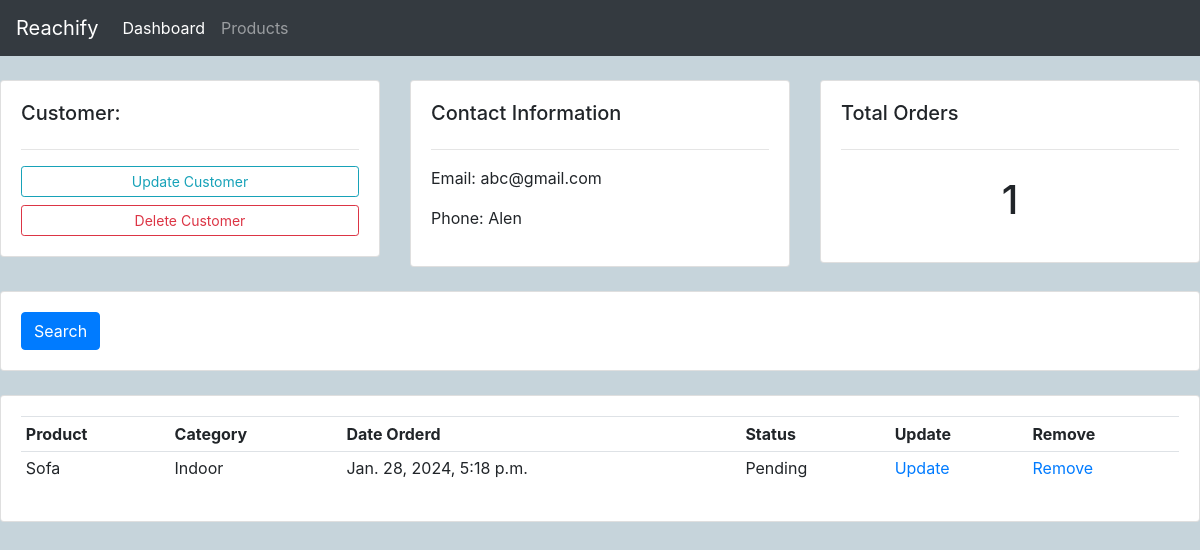
The app's page /customer/2/, older data.
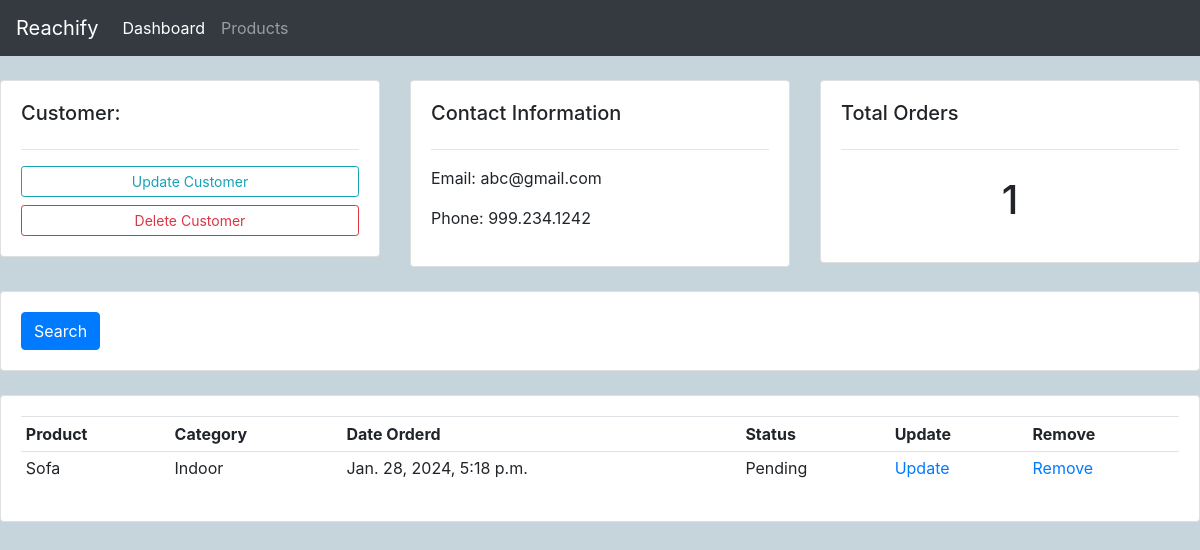
The same page, newer data.
### accounts/models.py (models this page shows, shortened)
class Customer(models.Model):
    name = models.CharField(max_length=200, null=True)
    phone = models.CharField(max_length=200, null=True)
    email = models.CharField(max_length=200, null=True)
    data_created = models.DateTimeField(auto_now_add=True, null=True) # Allows us to create the date and time when an instance of this class is created in the database.

### accounts/views.py (the view)
# urls.py: path("customer/<str:pk>/", views.customer, name='customer'), # <str:pk> is used to pass in the user ID and forwads it to .views.
def customer(request, pk):
    customer = Customer.objects.get(id=pk)
    orders = customer.order_set.all()
    customer_orders_count = orders.count()
    context = {'customer':customer, 'orders':orders, 'customer_orders_count':customer_orders_count}
    return render(request,'customer.html', context)

### accounts/models.py (called while the page is built)
    def __str__(self):
        return self.name

### accounts/templates/customer.html
{% extends "main.html" %}
{% block content%}
{% include "navbar.html" %}
<br>
<div class="row">
    <div class="col-md">
        <div class="card card-body">
            <h5>Customer:</h5>
            <hr>
            <a class="btn btn-outline-info  btn-sm btn-block" href="">Update Customer</a>
            <a class="btn btn-outline-danger  btn-sm btn-block" href="">Delete Customer</a>
        </div>
    </div>
    <div class="col-md">
        <div class="card card-body">
            <h5>Contact Information</h5>
            <hr>
            <p>Email: {{customer.email}} </p>
            <p>Phone: {{customer.phone}} </p>
        </div>
    </div>
    <div class="col-md">
        <div class="card card-body">
            <h5>Total Orders</h5>
            <hr>
            <h1 style="text-align: center;padding: 10px">{{customer_orders_count}}</h1>
        </div>
    </div>
</div>
<br>
<div class="row">
    <div class="col">
        <div class="card card-body">
            <form method="get">
            <button class="btn btn-primary" type="submit">Search</button>
          </form>
        </div>
    </div>
</div>
<br>
<div class="row">
    <div class="col-md">
        <div class="card card-body">
            <table class="table table-sm">
                <tr>
                    <th>Product</th>
                    <th>Category</th>
                    <th>Date Orderd</th>
                    <th>Status</th>
                    <th>Update</th>
                    <th>Remove</th>
                </tr>
                {% for order in orders %}
                    <tr>
                        <td>{{order.product}}</td>
                        <td>{{order.product.category}}</td>
                        <td>{{order.product.data_created}}</td>
                        <td>{{order.status}}</td>
                        <td><a href =''>Update</a></td>
                        <td><a href =''>Remove</a></td>
                    </tr>
                {%endfor%}
            </table>
        </div>
    </div>
</div>
{%endblock%}

Row changes from the older to the newer data that the page shows:
changed Customer "abc@gmail.com": phone "Alen" → "999.234.1242"
